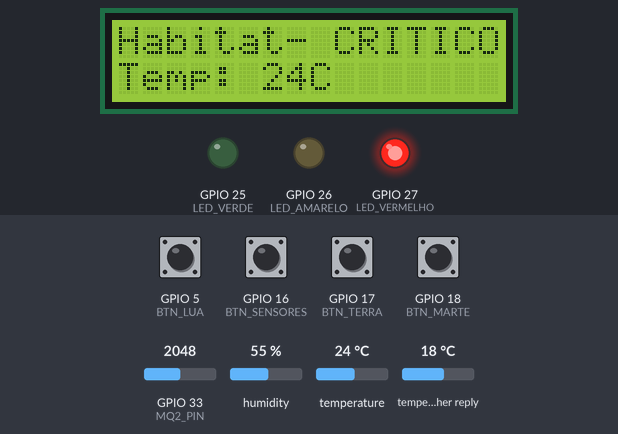
Bench run of a sketch on a simulated ESP32. On the bench: 16×2 character LCD, output pins drawn as LEDs (lit = HIGH). The inputs (shaded band) are chosen by the test bench; at power-on: GPIO 5 (BTN_LUA), GPIO 16 (BTN_SENSORES), GPIO 17 (BTN_TERRA), GPIO 18 (BTN_MARTE) HIGH, GPIO 33 (MQ2_PIN) = 2048, humidity 55 %, temperature 24 °C, temperature in the weather reply 18 °C. WiFi joins after 1.5 s; servers stay silent unless stated; web services answer with replies made up by the test bench; what the sketch prints to the serial monitor is not drawn.

Above: at 6.5 s.
6.6 s: GPIO 33 (MQ2_PIN) set to 740
8.5 s: GPIO 33 (MQ2_PIN) set to 627
At 10.4 s:
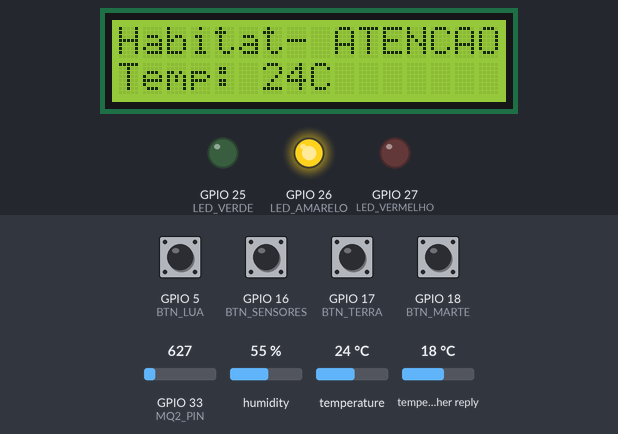
10.9 s: GPIO 17 (BTN_TERRA) pulled LOW for 0.15 s
At 12.1 s:
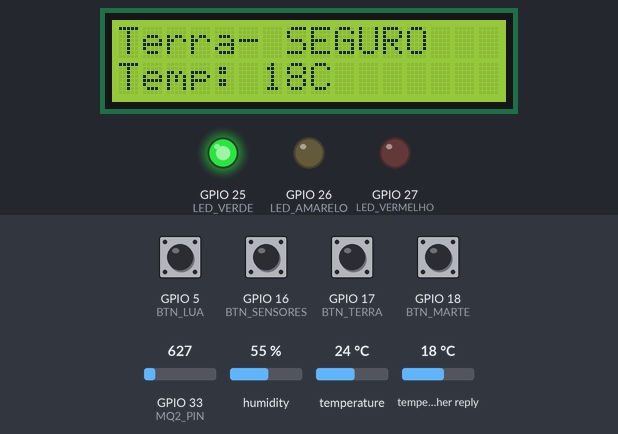
12.9 s: GPIO 5 (BTN_LUA) pulled LOW for 0.15 s
At 13.8 s:
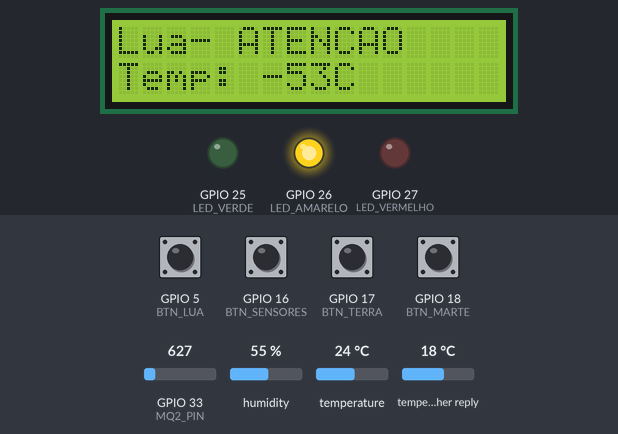
14.9 s: GPIO 18 (BTN_MARTE) pulled LOW for 0.15 s
At 16.6 s:
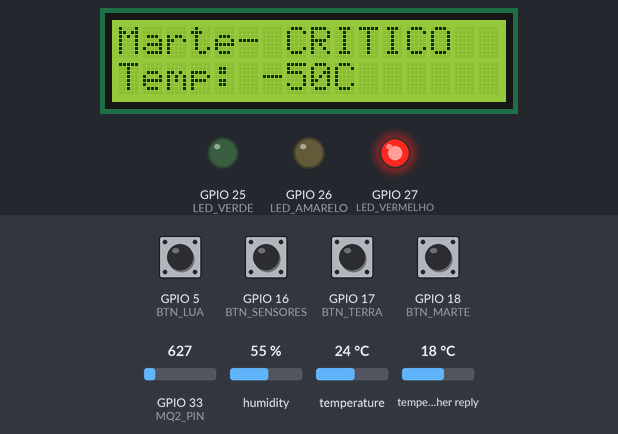
16.9 s: GPIO 5 (BTN_LUA) pulled LOW for 1 s
At 18.2 s:
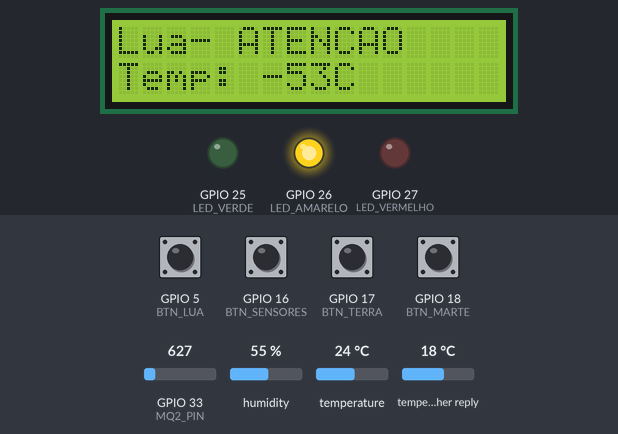
Timing chart, 0 to 19.9 s (numbered marks = the images above; inputs shaded):
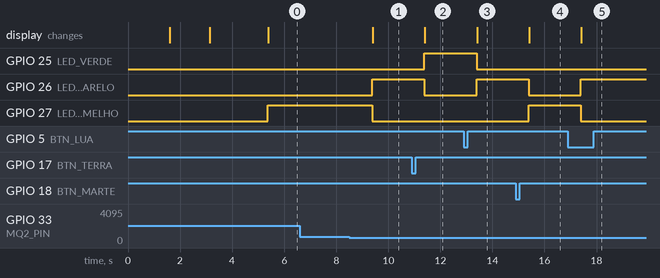

Measured:
- the behaviour switches between 701 and 700 on GPIO 33 (MQ2_PIN) (found by bisection; images 0 and 1)
- after the input at 8.5 s, GPIO 26 (LED_AMARELO): LOW → HIGH after 0.88 s; GPIO 27 (LED_VERMELHO): HIGH → LOW after 0.88 s; the display: changes after 0.90 s (image 1)
- after the input at 10.9 s, GPIO 25 (LED_VERDE): LOW → HIGH after 0.49 s; GPIO 26 (LED_AMARELO): HIGH → LOW after 0.49 s; the display: changes after 0.51 s (image 2)
- after the input at 12.9 s, GPIO 25 (LED_VERDE): HIGH → LOW after 0.49 s; GPIO 26 (LED_AMARELO): LOW → HIGH after 0.49 s; the display: changes after 0.51 s (image 3)
- after the input at 14.9 s, GPIO 26 (LED_AMARELO): HIGH → LOW after 0.50 s; GPIO 27 (LED_VERMELHO): LOW → HIGH after 0.50 s; the display: changes after 0.52 s (image 4)
- after the input at 16.9 s, GPIO 26 (LED_AMARELO): LOW → HIGH after 0.50 s; GPIO 27 (LED_VERMELHO): HIGH → LOW after 0.50 s; the display: changes after 0.52 s (image 5)

The sketch:

sketch.ino
```cpp
// BIBLIOTECAS
#include <WiFi.h>
#include <WebServer.h>
#include <HTTPClient.h>
#include <ArduinoJson.h>
#include <DHT.h>
#include <Wire.h>
#include <LiquidCrystal_I2C.h>

// WIFI
const char* WIFI_SSID = "Wokwi-GUEST";
const char* WIFI_PASSWORD = "";

// SERVIDOR WEB
WebServer server(80);

// DHT22
#define DHT_PIN 4
#define DHT_TYPE DHT22
DHT dht(DHT_PIN, DHT_TYPE);

// MQ2
#define MQ2_PIN 33

// LEDS
#define LED_VERDE 25
#define LED_AMARELO 26
#define LED_VERMELHO 27

// BOTÕES
#define BTN_SENSORES 16
#define BTN_TERRA 17
#define BTN_LUA 5
#define BTN_MARTE 18

// LCD
LiquidCrystal_I2C lcd(0x27, 16, 2);

// ENUM TELAS
enum TelaAtual
{
  TELA_HABITAT = 0,
  TELA_TERRA,
  TELA_LUA,
  TELA_MARTE
};

int telaAtual = TELA_HABITAT;
int ultimaTela = -1;

// CONTROLE DE TEMPO
// Debounce dos botões
unsigned long ultimoClique = 0;
const unsigned long DEBOUNCE = 250;

// Atualização do LCD
unsigned long ultimoUpdateLCD = 0;
const unsigned long INTERVALO_LCD = 1000;

// DADOS DO HABITAT - Puxa dos sensores
float temperatura = 0;
float umidade = 0;
int gas = 0;
String statusHabitat = "SEGURO ";

// DADOS DA TERRA - Puxa da API
float earthTemp = 0;
float earthHumidity = 0;
float earthWind = 0;
String statusTerra = "SEGURO ";

// DADOS DA LUA - SIMULADO
float moonTemp = -53;
float moonRadiation = 8.7;
float moonGravity = 1.62;
String statusLua = "ATENCAO";

// DADOS DE MARTE - SIMULADO
float marsTemp = -50;
float marsPressure = 400;
float marsWind = 30;
String statusMarte = "ATENCAO ";

// PROTÓTIPOS DAS FUNÇÕES
// Sensores
void lerSensores();

// APIs
void buscarDadosTerra();

// Status
void calcularStatusHabitat();
void calcularStatusTerra();
void calcularStatusLua();
void calcularStatusMarte();

// Interface
void atualizarLeds(String statusAtual);
void verificarBotoes();
void atualizarLCD();

// Wifi
void conectarWiFi();

// Dashboard
void handleRoot();
void handleStatus();
void handleLuaStatus();
void handleEarthStatus();
void handleMarsStatus();

// LEITURA DOS SENSORES
void lerSensores(){
  temperatura = dht.readTemperature();
  umidade = dht.readHumidity();
  gas = analogRead(MQ2_PIN);
  Serial.println(gas);

  // Evita valores inválidos do DHT
  // isnan ele verifica se tem valor
  if (isnan(temperatura))
  {
    temperatura = 0;
  }

  if (isnan(umidade))
  {
    umidade = 0;
  }
}

// STATUS DO HABITAT
void calcularStatusHabitat(){
  if (gas > 700 || temperatura > 40)
  {
    statusHabitat = "CRITICO";
  }
  else if (gas > 300 || temperatura > 30)
  {
    statusHabitat = "ATENCAO";
  }
  else
  {
    statusHabitat = "SEGURO ";
  }
}

// STATUS DA TERRA
void calcularStatusTerra(){
  if (earthTemp >= 40)
  {
    statusTerra = "CRITICO";
  }
  else if (earthTemp >= 30)
  {
    statusTerra = "ATENCAO";
  }
  else
  {
    statusTerra = "SEGURO ";
  }
}

// STATUS DA LUA
void calcularStatusLua(){
  if (moonRadiation >= 9)
  {
    statusLua = "CRITICO";
  }
  else if (moonRadiation >= 6)
  {
    statusLua = "ATENCAO";
  }
  else
  {
    statusLua = "SEGURO ";
  }
}

// STATUS DE MARTE
void calcularStatusMarte(){
  if (marsWind >= 30)
  {
    statusMarte = "CRITICO";
  }
  else if (marsWind >= 15)
  {
    statusMarte = "ATENCAO";
  }
  else
  {
    statusMarte = "SEGURO ";
  }
}

// CALCULA TODOS OS STATUS
void calcularTodosStatus(){
  calcularStatusHabitat();
  calcularStatusTerra();
  calcularStatusLua();
  calcularStatusMarte();
}

// CONTROLE DOS LEDS
void atualizarLeds(String statusAtual){
  digitalWrite(LED_VERDE, LOW);
  digitalWrite(LED_AMARELO, LOW);
  digitalWrite(LED_VERMELHO, LOW);

  if (statusAtual == "SEGURO ")
  {
    digitalWrite(LED_VERDE, HIGH);
  }
  if (statusAtual == "ATENCAO")
  {
    digitalWrite(LED_AMARELO, HIGH);
  }
  if (statusAtual == "CRITICO")
  {
    digitalWrite(LED_VERMELHO, HIGH);
  }
}

// LEITURA DOS BOTÕES COM UM TEMPO EM MILLIS
void verificarBotoes(){
  if (millis() - ultimoClique < DEBOUNCE)
  {
    return;
  }

  if (digitalRead(BTN_SENSORES) == LOW)
  {
    telaAtual = TELA_HABITAT;
    ultimoClique = millis();
  }
  else if (digitalRead(BTN_TERRA) == LOW)
  {
    buscarDadosTerra();
    telaAtual = TELA_TERRA;
    ultimoClique = millis();
  }
  else if (digitalRead(BTN_LUA) == LOW)
  {
    telaAtual = TELA_LUA;
    ultimoClique = millis();
  }
  else if (digitalRead(BTN_MARTE) == LOW)
  {
    telaAtual = TELA_MARTE;
    ultimoClique = millis();
  }
}

// BUSCA DE DADOS DA TERRA (API OPEN-METEO)
void buscarDadosTerra(){
  if (WiFi.status() != WL_CONNECTED)
  {
    Serial.println("WiFi desconectado.");
    return;
  }

  HTTPClient http;

  String url =
    "https://api.open-meteo.com/v1/forecast?latitude=-23.55&longitude=-46.63&current=temperature_2m,relative_humidity_2m,wind_speed_10m";

  http.begin(url);

  int httpCode = http.GET();

  if (httpCode > 0)
  {
    String payload = http.getString();

    DynamicJsonDocument doc(2048);
    DeserializationError error = deserializeJson(doc, payload);
    if (!error)
    {
      JsonVariant temperatureNode = doc["current"]["temperature_2m"];
      JsonVariant earthHumidityNode = doc["current"]["relative_humidity_2m"];
      JsonVariant earthWindNode = doc["current"]["wind_speed_10m"];

      earthTemp = temperatureNode;
      earthHumidity = earthHumidityNode;
      earthWind = earthWindNode;

      Serial.println("Dados Terra atualizados.");
    }
    else
    {
      Serial.println("Erro ao ler JSON.");
    }
  }
  else
  {
    Serial.print("Erro HTTP: ");
    Serial.println(httpCode);
  }

  http.end();
}

// CONEXÃO WIFI
void conectarWiFi(){
  lcd.clear();
  lcd.setCursor(0, 0);
  lcd.print("Conectando...");

  Serial.println("Conectando WiFi...");

  WiFi.begin(WIFI_SSID, WIFI_PASSWORD);

  while (WiFi.status() != WL_CONNECTED)
  {
    delay(500);
    Serial.print(".");
  }

  Serial.println();
  Serial.println("WiFi conectado.");

  Serial.print("IP: ");
  Serial.println(WiFi.localIP());

  lcd.clear();

  lcd.setCursor(0, 0);
  lcd.print("WiFi Conectado");
  lcd.setCursor(0, 1);
  lcd.print("IP: ");
  lcd.print(WiFi.localIP());

  delay(2000);
}

// TELA HABITAT
void mostrarTelaHabitat(){
  atualizarLeds(statusHabitat);

  lcd.setCursor(0, 0);
  lcd.print("Habitat- ");
  lcd.print(statusHabitat);
  lcd.setCursor(0, 1);
  lcd.print("Temp: ");
  lcd.print((int)temperatura);
  lcd.print("C");
}

// TELA TERRA
void mostrarTelaTerra(){
  atualizarLeds(statusTerra);

  lcd.setCursor(0, 0);
  lcd.print("Terra- ");
  lcd.print(statusTerra);
  lcd.setCursor(0, 1);
  lcd.print("Temp: ");
  lcd.print((int)earthTemp);
  lcd.print("C");
}

// TELA LUA
void mostrarTelaLua(){
  atualizarLeds(statusLua);

  lcd.setCursor(0, 0);
  lcd.print("Lua- ");
  lcd.print(statusLua);
  lcd.setCursor(0, 1);
  lcd.print("Temp: ");
  lcd.print((int)moonTemp);
  lcd.print("C");
}

// TELA MARTE
void mostrarTelaMarte(){
  atualizarLeds(statusMarte);

  lcd.setCursor(0, 0);
  lcd.print("Marte- ");
  lcd.print(statusMarte);
  lcd.setCursor(0, 1);
  lcd.print("Temp: ");
  lcd.print((int)marsTemp);
  lcd.print("C");
}

// LCD
void atualizarLCD(){
  if (millis() - ultimoUpdateLCD < INTERVALO_LCD)
  {
    return;
  }

  ultimoUpdateLCD = millis();

  if (telaAtual != ultimaTela)
  {
    lcd.clear();
    ultimaTela = telaAtual;
  }

  switch (telaAtual)
  {
    case TELA_HABITAT:
      mostrarTelaHabitat();
      break;

    case TELA_TERRA:
      mostrarTelaTerra();
      break;

    case TELA_LUA:
      mostrarTelaLua();
      break;

    case TELA_MARTE:
      mostrarTelaMarte();
      break;
  }
}

// DASHBOARD WEB
void handleRoot(){
  String html = R"rawliteral(

  <!DOCTYPE html>
  <html>

  <head>

  <meta charset="UTF-8">

  <meta http-equiv="refresh" content="5">

  <title>Habitat Espacial</title>

  <style>

  body{
    background:#0f172a;
    color:white;
    font-family:Arial;
    text-align:center;
    padding:20px;
  }

  .card{
    background:#1e293b;
    width:320px;
    margin:auto;
    margin-bottom:20px;
    padding:20px;
    border-radius:12px;
  }

  h1{
    color:#38bdf8;
  }

  </style>

  </head>

  <body>

  <h1>Habitat Espacial</h1>

  <div class="card">
  <h2>Habitat</h2>
  <p>Status: )rawliteral";

    html += statusHabitat;

    html += R"rawliteral(</p>
  <p>Temperatura: )rawliteral";

    html += String(temperatura, 1);

    html += R"rawliteral( °C</p>
  <p>Umidade: )rawliteral";

    html += String(umidade, 1);

    html += R"rawliteral( %</p>
  <p>Umidade: )rawliteral";

    html += String(gas, 1);

    html += R"rawliteral( %</p>
  </div>

  <div class="card">
  <h2>Terra</h2>
  <p>Status: )rawliteral";

    html += statusTerra;

    html += R"rawliteral(</p>
  <p>Temperatura: )rawliteral";

    html += String(earthTemp, 1);

    html += R"rawliteral( °C</p>
  <p>Umidade: )rawliteral";

    html += String(earthHumidity, 1);

    html += R"rawliteral( %</p>
  <p>Vento: )rawliteral";

    html += String(earthWind, 1);

    html += R"rawliteral( km/h</p>
  </div>

  <div class="card">
  <h2>Lua</h2>
  <p>Status: )rawliteral";

    html += statusLua;

    html += R"rawliteral(</p>
  <p>Radiacao: )rawliteral";

    html += String(moonRadiation, 1);

    html += R"rawliteral(</p>
  </div>

  <div class="card">
  <h2>Marte</h2>
  <p>Status: )rawliteral";

    html += statusMarte;

    html += R"rawliteral(</p>
  <p>Temperatura: )rawliteral";

    html += String(marsTemp, 1);

    html += R"rawliteral( °C</p>
  <p>Pressao: )rawliteral";

    html += String(marsPressure, 1);

    html += R"rawliteral( Pa</p>
  <p>Vento: )rawliteral";

    html += String(marsWind, 1);

    html += R"rawliteral( km/h</p>
  </div>

  </body>
  </html>

  )rawliteral";

    server.send(200, "text/html", html);
}

// JSON HABITAT
void handleStatus(){
  DynamicJsonDocument doc(512);

  doc["temperatura"] = temperatura;
  doc["umidade"] = umidade;
  doc["gas"] = gas;
  doc["status"] = statusHabitat;

  String json;

  serializeJson(doc, json);

  server.send(200, "application/json", json);
}

// JSON TERRA
void handleEarthStatus(){
  DynamicJsonDocument doc(512);

  doc["temperatura"] = earthTemp;
  doc["umidade"] = earthHumidity;
  doc["vento"] = earthWind;
  doc["status"] = statusTerra;

  String json;

  serializeJson(doc, json);

  server.send(200, "application/json", json);
}

// JSON LUA
void handleLuaStatus(){
  DynamicJsonDocument doc(512);

  doc["temperatura"] = moonTemp;
  doc["Radiação"] = moonRadiation;
  doc["Gravidade"] = moonGravity;
  doc["status"] = statusLua;

  String json;

  serializeJson(doc, json);

  server.send(200, "application/json", json);
}

// JSON MARTE
void handleMarsStatus(){
  DynamicJsonDocument doc(512);

  doc["temperatura"] = marsTemp;
  doc["pressao"] = marsPressure;
  doc["vento"] = marsWind;
  doc["status"] = statusMarte;

  String json;

  serializeJson(doc, json);

  server.send(200, "application/json", json);
}

// CONFIGURAÇÃO DOS PINOS
void configurarPinos(){
  pinMode(LED_VERDE, OUTPUT);
  pinMode(LED_AMARELO, OUTPUT);
  pinMode(LED_VERMELHO, OUTPUT);

  pinMode(BTN_SENSORES, INPUT_PULLUP);
  pinMode(BTN_TERRA, INPUT_PULLUP);
  pinMode(BTN_LUA, INPUT_PULLUP);
  pinMode(BTN_MARTE, INPUT_PULLUP);
}

// CONFIGURAÇÃO DO LCD
void configurarLCD(){
  lcd.init();
  lcd.backlight();

  lcd.clear();

  lcd.setCursor(0, 0);
  lcd.print("HELIOS IOT");
  lcd.setCursor(0, 1);
  lcd.print("Inicializando");

  delay(1500);
}

// CONFIGURAÇÃO DO SERVIDOR WEB
void configurarServidor(){
  server.on("/", HTTP_GET, handleRoot);
  server.on("/status-sensores", HTTP_GET, handleStatus);
  server.on("/status-lua", HTTP_GET, handleLuaStatus);
  server.on("/status-terra", HTTP_GET, handleEarthStatus);
  server.on("/status-marte", HTTP_GET, handleMarsStatus);

  server.begin();
  Serial.println("Servidor Web iniciado.");
}

// DADOS INICIAIS
void carregarDadosIniciais(){
  buscarDadosTerra();
  calcularTodosStatus();
}

// SETUP
void setup(){
  Serial.begin(115200);

  randomSeed(millis());

  Serial.println();
  Serial.println("============");
  Serial.println(" HELIOS IOT");
  Serial.println("============");

  // Inicializa sensores
  dht.begin();

  // LCD
  configurarLCD();

  // LEDs e botões
  configurarPinos();

  // WiFi
  conectarWiFi();

  // Dados iniciais
  carregarDadosIniciais();

  // Servidor Web
  configurarServidor();

  lcd.clear();

  lcd.setCursor(0, 0);
  lcd.print("Sistema OK");
  lcd.setCursor(0, 1);
  lcd.print("Pronto");

  Serial.println("Sistema iniciado com sucesso.");
}

// LOOP PRINCIPAL
void loop(){
  // LEITURA DOS SENSORES
  lerSensores();

  // CÁLCULO DOS STATUS
  calcularTodosStatus();

  // LEITURA DOS BOTÕES
  verificarBotoes();

  // LCD
  atualizarLCD();

  // WEB SERVER
  server.handleClient();
}
```
